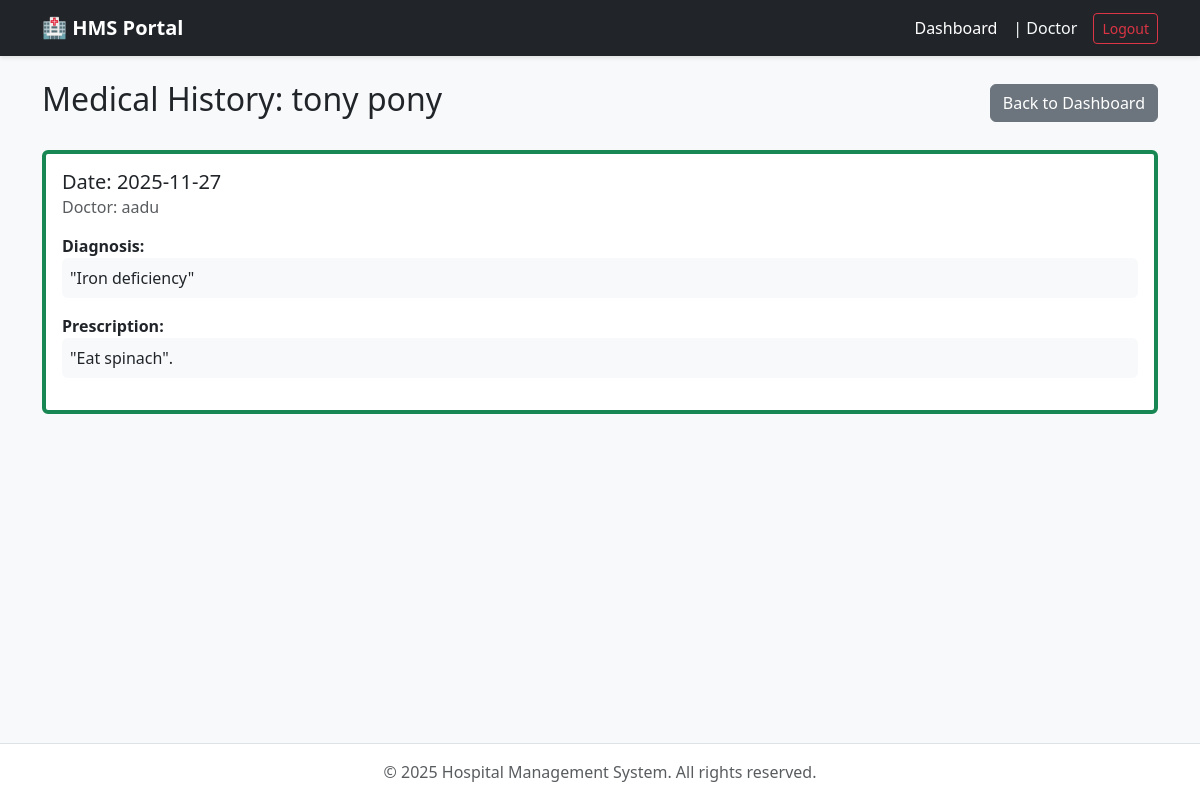
/doctor/patient_history/3 (signed in), run on an earlier commit of the app's database.
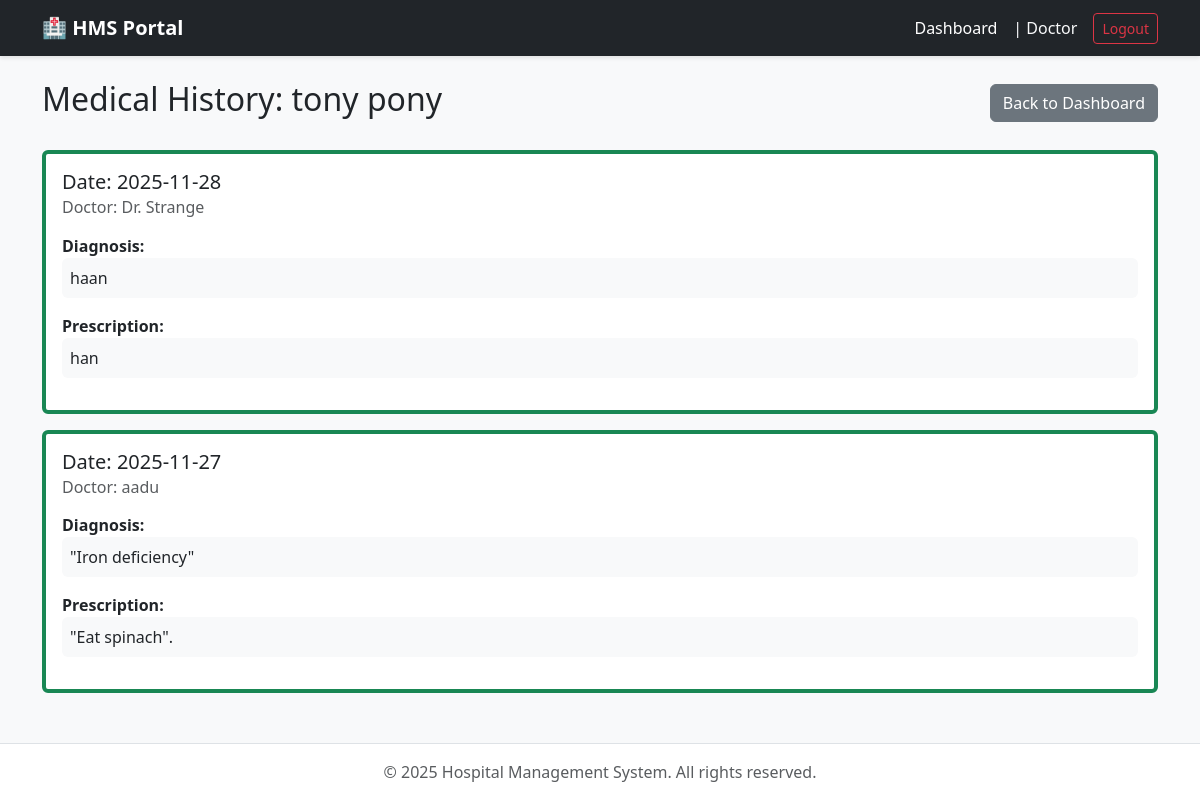
And on a later commit of the database.
### hms_app/models.py (models this page shows, shortened)
class Appointment(db.Model):
    id = db.Column(db.Integer, primary_key=True)
    patient_id = db.Column(db.Integer, db.ForeignKey('patient.id'), nullable=False)
    doctor_id = db.Column(db.Integer, db.ForeignKey('doctor.id'), nullable=False)
    appointment_time = db.Column(db.DateTime, nullable=False, default=datetime.utcnow)
    status = db.Column(db.String(20), default='Booked')
    treatment = db.relationship('Treatment', backref='appointment', uselist=False, lazy=True)

class Doctor(UserMixin, db.Model):
    id = db.Column(db.Integer, primary_key=True)
    name = db.Column(db.String(100), nullable=False)
    email = db.Column(db.String(120), unique=True, nullable=False)
    password_hash = db.Column(db.String(128))
    department_id = db.Column(db.Integer, db.ForeignKey('department.id'), nullable=False)
    appointments = db.relationship('Appointment', backref='doctor', lazy=True)
    @property
    def role(self): return "doctor"

class Treatment(db.Model):
    id = db.Column(db.Integer, primary_key=True)
    appointment_id = db.Column(db.Integer, db.ForeignKey('appointment.id'), unique=True, nullable=False)
    diagnosis = db.Column(db.Text, nullable=False)
    prescription = db.Column(db.Text, nullable=False)

### hms_app/doctor/routes.py (the view)
@doctor.route('/patient_history/<int:patient_id>')
@login_required
@doctor_required
def patient_history(patient_id):
    patient = Patient.query.get_or_404(patient_id)
    history = Appointment.query.filter_by(patient_id=patient_id, status='Completed')\
        .order_by(Appointment.appointment_time.desc()).all()
    return render_template('doctor/patient_history.html', patient=patient, history=history)

### hms_app/models.py (called while the page is built)
@login_manager.user_loader
def load_user(user_id):
    role = session.get('role')
    if role == 'admin': return Admin.query.get(int(user_id))
    elif role == 'doctor': return Doctor.query.get(int(user_id))
    elif role == 'patient': return Patient.query.get(int(user_id))
    admin = Admin.query.get(int(user_id))
    if admin: return admin
    doctor = Doctor.query.get(int(user_id))
    if doctor: return doctor
    return Patient.query.get(int(user_id))

### hms_app/templates/doctor/patient_history.html
{% extends "base.html" %}
{% block content %}
<div class="d-flex justify-content-between align-items-center mb-4">
    <h2>Medical History: {{ patient.name }}</h2>
    <a href="{{ url_for('doctor.dashboard') }}" class="btn btn-secondary">Back to Dashboard</a>
</div>
{% for record in history %}
<div class="card mb-3 border-start border-4 border-success">
    <div class="card-body">
        <h5 class="card-title">Date: {{ record.appointment_time.strftime('%Y-%m-%d') }}</h5>
        <h6 class="card-subtitle mb-2 text-muted">Doctor: {{ record.doctor.name }}</h6>
        <div class="mt-3">
            <strong>Diagnosis:</strong>
            <p class="bg-light p-2 rounded">{{ record.treatment.diagnosis }}</p>
        </div>
        <div class="mt-2">
            <strong>Prescription:</strong>
            <p class="bg-light p-2 rounded">{{ record.treatment.prescription }}</p>
        </div>
    </div>
</div>
{% else %}
<div class="alert alert-info">No previous medical history found for this patient.</div>
{% endfor %}
{% endblock %}

What changed in the data, as far as the page shows it:
now on this page (row edited): Appointment: appointment_time "2025-11-28", doctor.name "Dr. Strange", treatment.diagnosis "haan", treatment.prescription "han"
